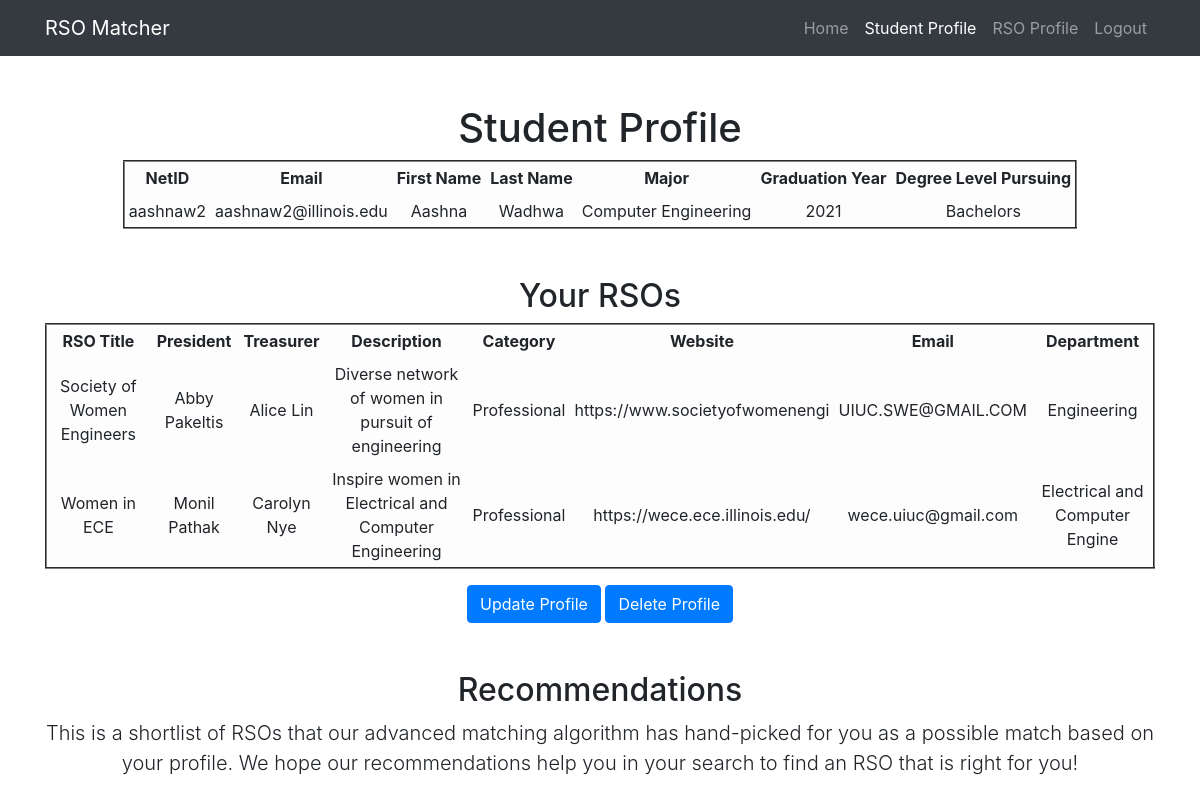
Page /AAJS-master/RSOMatcher/studentprofile.php (signed in) on the committed database.
### tables this page shows
CREATE TABLE `Users` (
  `netid` varchar(30) NOT NULL,
  `inputEmail` varchar(30) NOT NULL,
  `firstName` varchar(30) NOT NULL,
  `lastName` varchar(30) NOT NULL,
  `inputPassword` varchar(30) NOT NULL,
  `major` varchar(30) NOT NULL,
  `graduationYear` int(11) NOT NULL,
  `degreeLevelPursuing` varchar(30) NOT NULL
);

### AAJS-master/RSOMatcher/studentprofile.php (the view, shortened to what this page needs)
<?php
include('db_login.php');
$Email = $_SESSION['login'];
$query = mysqli_query($link, "SELECT * FROM Users WHERE inputEmail = '".$Email."';");
 ?>
<!DOCTYPE html>
<html lang="en">
<head>
  <link href="css/bootstrap.min.css" rel="stylesheet">
</head>
<body>
  <nav class="navbar navbar-expand-lg navbar-dark bg-dark static-top">
    <div class="container">
      <a class="navbar-brand" href="#">RSO Matcher</a>
      <div class="collapse navbar-collapse" id="navbarResponsive">
        <ul class="navbar-nav ml-auto">
          <li class="nav-item">
            <a class="nav-link" href="index.php">Home</a>
          </li>
          <li class="nav-item active">
            <a class="nav-link" href="">Student Profile
            </a>
          </li>
          <li class="nav-item">
            <a class="nav-link" href="rsoprofile.php">RSO Profile</a>
          </li>
          <li class="nav-item">
            <a class="nav-link" href="logout.php">Logout</a>
          </li>
        </ul>
      </div>
    </div>
  </nav>
  <div class="container">
    <div class="row">
      <div class="col-lg-12 text-center">
        <h1 class="mt-5">Student Profile</h1>
        <table class ="table-light" border= "2" cellpadding = "4" align="center">
            <tr>
                <th> NetID </th>
                <th> Email </th>
                <th> First Name </th>
                <th> Last Name </th>
                <th> Major </th>
                <th> Graduation Year </th>
                <th> Degree Level Pursuing </th>
            </tr>
        <?php
        while ($row = mysqli_fetch_array($query)) {
            echo
                "<tr>
                <td>{$row['netid']}</td>
                <td>{$row['inputEmail']}</td>
                <td>{$row['firstName']}</td>
                <td>{$row['lastName']}</td>
                <td>{$row['major']}</td>
                <td>{$row['graduationYear']}</td>
                <td>{$row['degreeLevelPursuing']}</td>
                </tr>\n";
        }
         ?>
        </table>
        <h2 class="mt-5">Your RSOs</h1>
        <table class ="table-light" border= "2" cellpadding = "4" align="center">
            <tr>
                <th> RSO Title </th>
                <th> President </th>
                <th> Treasurer </th>
                <th> Description </th>
                <th> Category </th>
                <th> Website </th>
                <th> Email </th>
                <th> Department </th>
            </tr>
        <?php
        $query2 = mysqli_query($link, "SELECT Title, President, Treasurer, Description, Category, Website, Email, Department
                                              FROM ((SELECT Users.netid as netid, inputEmail, Title, President, Treasurer, Description, Category, Website, Email, Department
                                                            FROM Users INNER JOIN ((SELECT RSO.Title as Title, President, Treasurer, Description, Category, Website, Email, Department, RSO_members.netid as netid
                                                                                           FROM RSO INNER JOIN RSO_members ON RSO.Title = RSO_members.Title) as temp) ON temp.netid = Users.netid
                                                                                           WHERE inputEmail = '".$Email."') as temp2);");
        while ($row = mysqli_fetch_array($query2)) {
            echo
                "<tr>
                <td>{$row['Title']}</td>
                <td>{$row['President']}</td>
                <td>{$row['Treasurer']}</td>
                <td>{$row['Description']}</td>
                <td>{$row['Category']}</td>
                <td>{$row['Website']}</td>
                <td>{$row['Email']}</td>
                <td>{$row['Department']}</td>
                </tr>\n";
        }
         ?>
        </table>
        <button type="button" class="btn btn-primary" data-toggle="modal" data-target="#update" data-whatever="@getbootstrap">Update Profile</button>
        <button type="button" class="btn btn-primary" data-toggle="modal" data-target="#delete" data-whatever="@getbootstrap">Delete Profile</button>
        </body>
        </html>
        <h2 class="mt-5"> Recommendations </h2>
        <p class="lead"> This is a shortlist of RSOs that our advanced matching algorithm has hand-picked for you as a possible match based on your profile.  We hope our recommendations help you in your search to find an RSO that is right for you!</p>
</body>
</html>

### rows in the picture
users: netid "aashnaw2", inputEmail "aashnaw2@illinois.edu", firstName "Aashna", lastName "Wadhwa", major "Computer Engineering", graduationYear "2021", degreeLevelPursuing "Bachelors"

### other values in the picture
$row['Title'] "Society of Women Engineers"
$row['President'] "Abby Pakeltis"
$row['Treasurer'] "Alice Lin"
$row['Description'] "Diverse network of women in pursuit of engineering"
$row['Category'] "Professional"
$row['Website'] "https://www.societyofwomenengi"
$row['Email'] "UIUC.SWE@GMAIL.COM"
$row['Department'] "Engineering"
$row['Title'] "Women in ECE"
$row['President'] "Monil Pathak"
$row['Treasurer'] "Carolyn Nye"
$row['Description'] "Inspire women in Electrical and Computer Engineering"
$row['Website'] "https://wece.ece.illinois.edu/"
$row['Email'] "wece.uiuc@gmail.com"
$row['Department'] "Electrical and Computer Engine"
